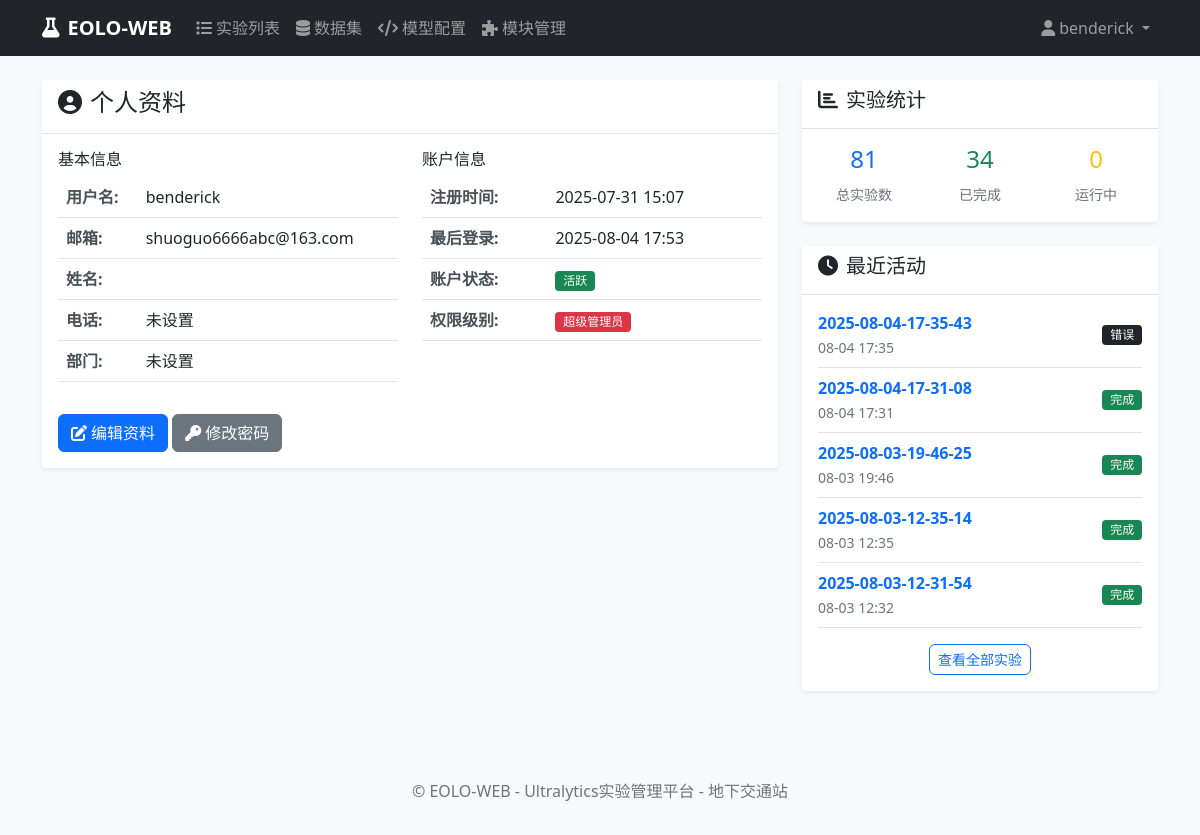
The app's page /accounts/profile/ (signed in), older data.
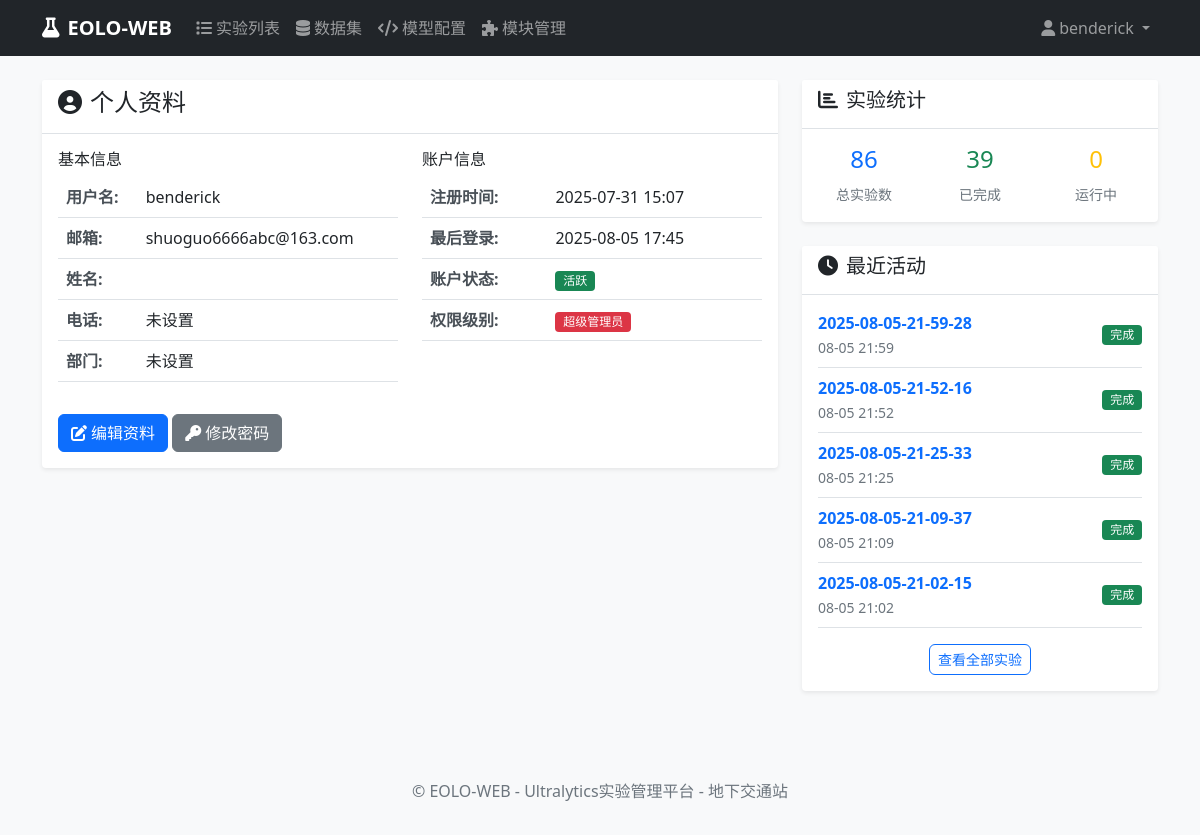
The same page, newer data.
### accounts/models.py (models this page shows, shortened)
class User(AbstractUser):
    phone = models.CharField(max_length=15, blank=True, null=True, verbose_name="电话号码")
    department = models.CharField(max_length=100, blank=True, null=True, verbose_name="部门")
    created_at = models.DateTimeField(auto_now_add=True, verbose_name="创建时间")
    updated_at = models.DateTimeField(auto_now=True, verbose_name="更新时间")
    class Meta:
        verbose_name = "用户"
        verbose_name_plural = "用户"

### experiments/models.py (models this page shows, shortened)
class Experiment(models.Model):
    EXPERIMENT_STATUS_CHOICES = [
        ('pending', '待启动'),
        ('queued', '排队'),
        ('running', '运行'),
        ('interrupted', '中断'),
        ('error', '错误'),
        ('completed', '完成'),
    ]
    TASK_TYPE_CHOICES = [
        ('detect', '目标检测'),
        ('segment', '实例分割'),
        ('classify', '图像分类'),
        ('pose', '姿态估计'),
        ('track', '目标跟踪'),
    ]
    name = models.CharField(max_length=200, verbose_name="实验名称")
    description = models.TextField(blank=True, null=True, verbose_name="实验描述")
    user = models.ForeignKey(User, on_delete=models.CASCADE, verbose_name="创建用户")
    task_type = models.CharField(max_length=20, choices=TASK_TYPE_CHOICES, default='detect', verbose_name="任务类型")
    model_configs = models.TextField(blank=True, null=True, verbose_name="模型配置", help_text="逗号分隔的模型配置路径")
    setting_config = models.CharField(max_length=200, blank=True, null=True, verbose_name="参数配置", help_text="参数配置文件路径")
    dataset = models.CharField(max_length=200, default='', verbose_name="数据集名称")
    epochs = models.IntegerField(default=100, verbose_name="训练轮数")
    batch_size = models.IntegerField(default=16, verbose_name="批量大小")
    device = models.CharField(max_length=20, default='auto', verbose_name="设备")
    SCALE_CHOICES = [
        ('n', 'Nano'),
        ('s', 'Small'),
        ('m', 'Medium'),
        ('l', 'Large'),
        ('x', 'Extra Large'),
    ]
    scale = models.CharField(max_length=1, choices=SCALE_CHOICES, default='n', verbose_name="尺寸")
    group = models.CharField(max_length=100, blank=True, null=True, verbose_name="分组")
    exp_timestamp = models.CharField(max_length=50, blank=True, null=True, verbose_name="实验时间戳")
    project_name = models.CharField(max_length=100, blank=True, null=True, verbose_name="项目名称")
    status = models.CharField(max_length=20, choices=EXPERIMENT_STATUS_CHOICES, default='pending', verbose_name="状态")
    command = models.TextField(blank=True, null=True, verbose_name="生成的命令")
    created_at = models.DateTimeField(auto_now_add=True, verbose_name="创建时间")
    updated_at = models.DateTimeField(auto_now=True, verbose_name="更新时间")
    started_at = models.DateTimeField(blank=True, null=True, verbose_name="开始时间")
    completed_at = models.DateTimeField(blank=True, null=True, verbose_name="完成时间")
    log_file = models.CharField(max_length=500, blank=True, null=True, verbose_name="日志文件")
    result_file = models.CharField(max_length=500, blank=True, null=True, verbose_name="结果文件")
    error_message = models.TextField(blank=True, null=True, verbose_name="错误信息")
    class Meta:
        verbose_name = "实验"
        verbose_name_plural = "实验"
        ordering = ['-created_at']

### accounts/views.py (the view)
# urls.py: path('profile/', views.profile_view, name='profile'),
@login_required
def profile_view(request):
    user = request.user
    total_experiments = user.experiment_set.count()
    completed_experiments = user.experiment_set.filter(status='completed').count()
    running_experiments = user.experiment_set.filter(status='running').count()
    recent_experiments = user.experiment_set.all()[:5]
    context = {
        'user': user,
        'total_experiments': total_experiments,
        'completed_experiments': completed_experiments,
        'running_experiments': running_experiments,
        'recent_experiments': recent_experiments,
    }
    return render(request, 'accounts/profile.html', context)

### templates/accounts/profile.html (shortened to what the changed rows need)
{% extends 'base.html' %}
{% block content %}
<div class="row">
    <div class="col-md-8">
        <div class="card">
            <div class="card-body">
                <div class="row">
                    <div class="col-md-6">
                        <table class="table">
                            <tr>
                                <th>用户名:</th>
                                <td>{{ user.username }}</td>
                            </tr>
                            <tr>
                                <th>邮箱:</th>
                                <td>{{ user.email|default:"未设置" }}</td>
                            </tr>
                            <tr>
                                <th>姓名:</th>
                            </tr>
                            <tr>
                                <th>电话:</th>
                                <td>{{ user.phone|default:"未设置" }}</td>
                            </tr>
                            <tr>
                                <th>部门:</th>
                                <td>{{ user.department|default:"未设置" }}</td>
                            </tr>
                        </table>
                    </div>
                    <div class="col-md-6">
                        <table class="table">
                            <tr>
                                <th>注册时间:</th>
                                <td>{{ user.date_joined|date:"Y-m-d H:i" }}</td>
                            </tr>
                            <tr>
                                <th>最后登录:</th>
                                <td>{{ user.last_login|date:"Y-m-d H:i"|default:"从未登录" }}</td>
                            </tr>
                            <tr>
                                <th>账户状态:</th>
                            </tr>
                            <tr>
                                <th>权限级别:</th>
                            </tr>
                        </table>
                    </div>
                </div>
            </div>
        </div>
    </div>
    <div class="col-md-4">
        <div class="card">
            <div class="card-body">
                <div class="row text-center">
                    <div class="col-4">
                        <h4 class="text-primary">{{ total_experiments }}</h4>
                        <small class="text-muted">总实验数</small>
                    </div>
                    <div class="col-4">
                        <h4 class="text-success">{{ completed_experiments }}</h4>
                        <small class="text-muted">已完成</small>
                    </div>
                </div>
            </div>
        </div>
        <div class="card mt-3">
            <div class="card-body">
                {% if recent_experiments %}
                    {% for experiment in recent_experiments %}
                    <div class="d-flex justify-content-between align-items-center mb-2 pb-2 border-bottom">
                        <div>
                            <a href="{% url 'experiments:detail' experiment.pk %}" class="text-decoration-none">
                                <strong>{{ experiment.name }}</strong>
                            </a>
                            <br>
                            <small class="text-muted">{{ experiment.created_at|date:"m-d H:i" }}</small>
                        </div>
                        <span class="badge
                            {% if experiment.status == 'pending' %}bg-secondary
                            {% elif experiment.status == 'running' %}bg-warning
                            {% elif experiment.status == 'completed' %}bg-success
                            {% elif experiment.status == 'failed' %}bg-danger
                            {% else %}bg-dark
                            {% endif %}">{{ experiment.get_status_display }}</span>
                    </div>
                    {% endfor %}
                {% else %}
                <div class="text-center text-muted">
                    <i class="fas fa-flask fa-2x mb-2"></i>
                    <p>您还没有创建任何实验</p>
                    <a href="{% url 'experiments:create' %}" class="btn btn-sm btn-primary">创建第一个实验</a>
                </div>
                {% endif %}
            </div>
        </div>
    </div>
</div>
{% endblock %}

### templates/base.html (shortened to what this page needs)
<!DOCTYPE html>
<html lang="zh-CN">
<head>
    {% load static %}
    <link href="{% static 'css/bootstrap.min.css' %}" rel="stylesheet">
    <link href="{% static 'css/all.min.css' %}" rel="stylesheet">
    <link rel="stylesheet" href="{% static 'css/main.css' %}">
</head>
<body>
    {% block navbar %}
    <nav class="navbar navbar-expand-lg navbar-dark bg-dark">
        <div class="container">
            <a class="navbar-brand" href="{% url 'experiments:dashboard' %}">
                <i class="fas fa-flask me-2"></i>EOLO-WEB
            </a>
            <div class="collapse navbar-collapse" id="navbarNav">
                {% if user.is_authenticated %}
                <ul class="navbar-nav me-auto">
                    <li class="nav-item">
                        <a class="nav-link" href="{% url 'experiments:list' %}">
                            <i class="fas fa-list me-1"></i>实验列表
                        </a>
                    </li>
                    <li class="nav-item">
                        <a class="nav-link" href="{% url 'datasets:list' %}">
                            <i class="fas fa-database me-1"></i>数据集
                        </a>
                    </li>
                    <li class="nav-item">
                        <a class="nav-link" href="{% url 'models_manager:model_manager' %}">
                            <i class="fas fa-code me-1"></i>模型配置
                        </a>
                    </li>
                    <li class="nav-item">
                        <a class="nav-link" href="{% url 'modules:list' %}">
                            <i class="fas fa-puzzle-piece me-1"></i>模块管理
                        </a>
                    </li>
                </ul>
                <ul class="navbar-nav">
                    <li class="nav-item dropdown">
                        <a class="nav-link dropdown-toggle" href="#" id="navbarDropdown" role="button" data-bs-toggle="dropdown">
                            <i class="fas fa-user me-1"></i>{{ user.username }}
                        </a>
                    </li>
                </ul>
                {% endif %}
            </div>
        </div>
    </nav>
    {% endblock %}
    <main class="container my-4">
        {% block content %}{% endblock %}
    </main>
    <footer class="bg-light text-center text-muted py-3 mt-5">
        <div class="container">
            <p>&copy; EOLO-WEB - Ultralytics实验管理平台 - 地下交通站</p>
        </div>
    </footer>
    {% load static %}
</body>
</html>

Row changes from the older to the newer data that the page shows:
no longer on this page (row unchanged): Experiment: name "2025-08-04-17-35-43", created_at "08-04 17:35", status "错误"
no longer on this page (row unchanged): Experiment: name "2025-08-04-17-31-08", created_at "08-04 17:31", status "完成"
no longer on this page (row unchanged): Experiment: name "2025-08-03-19-46-25", created_at "08-03 19:46", status "完成"
no longer on this page (row unchanged): Experiment: name "2025-08-03-12-35-14", created_at "08-03 12:35", status "完成"
no longer on this page (row unchanged): Experiment: name "2025-08-03-12-31-54", created_at "08-03 12:32", status "完成"
changed User "benderick": last_login "2025-08-04 17:53" → "2025-08-05 17:45"
added Experiment: name "2025-08-05-21-59-28", created_at "08-05 21:59", status "完成"
added Experiment: name "2025-08-05-21-52-16", created_at "08-05 21:52", status "完成"
added Experiment: name "2025-08-05-21-25-33", created_at "08-05 21:25", status "完成"
added Experiment: name "2025-08-05-21-09-37", created_at "08-05 21:09", status "完成"
added Experiment: name "2025-08-05-21-02-15", created_at "08-05 21:02", status "完成"
Text that changed along with them:
{{ total_experiments }}: "81" → "86"
{{ completed_experiments }}: "34" → "39"
